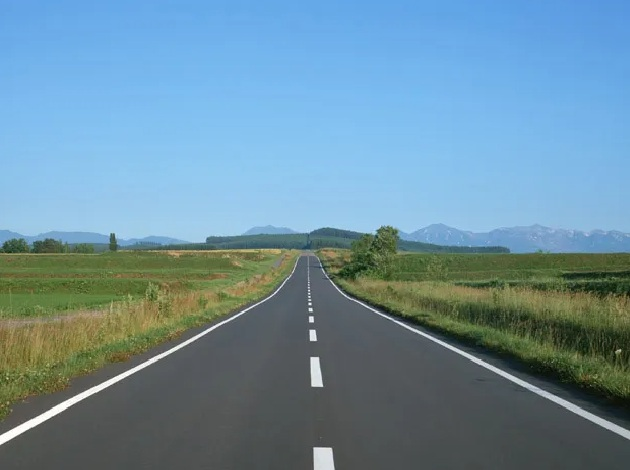
#> input picture road.jpg, 630 x 470 px
$ python historogram.py
#> lines starting #> are read from the running program, lines starting #| are printed output that depends on the picture
# 빼놓을 수 없는 히스토그램
# 가로축은 0~255 밝기 값, 세로축은 픽셀 수
import cv2
import matplotlib.pyplot as plt

color = cv2.imread('road.jpg')
#> color is the input picture: shape (470, 630, 3); mean B, G, R 158.7, 142, 108.2
gray = cv2.cvtColor(color, cv2.COLOR_BGR2GRAY)
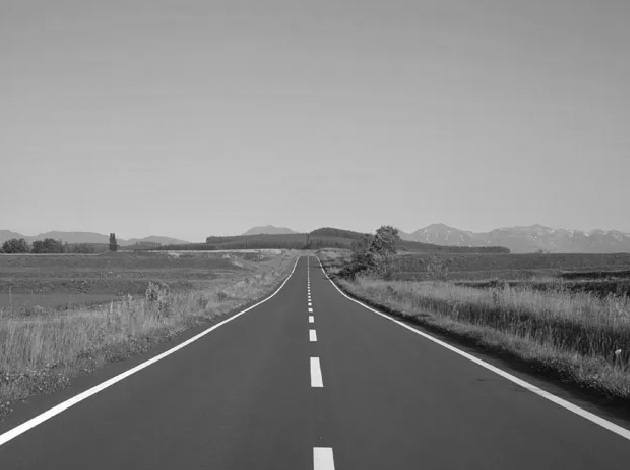
#> gray: shape (470, 630); min 7, max 255, mean 133.8

hist = cv2.calcHist([gray], [0], None, [256], [0, 256])
#> hist = 256 values, max 5270 at index 81, min 0 at index 0, mean 1156.6
print('hist.shape :', hist.shape)
#| hist.shape : (256, 1)
eq = cv2.equalizeHist(gray)
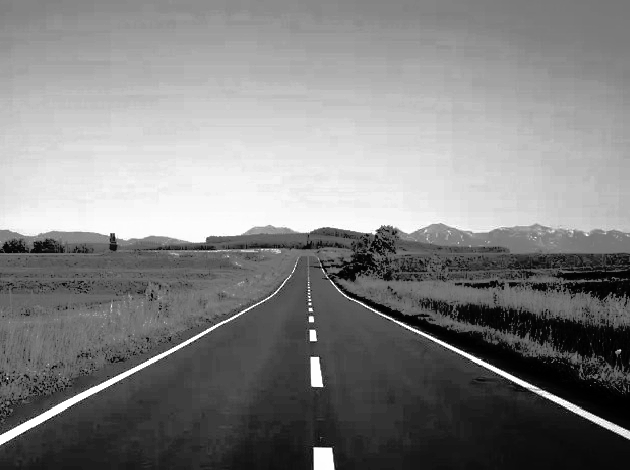
#> eq: shape (470, 630); min 0, max 255, mean 128.8

cv2.imshow('gray', gray)
cv2.imshow('eq', eq)

print(gray.min(), gray.max(), round(gray.mean()), 1)
#| 7 255 134 1
print(eq.min(), eq.max(), round(eq.mean()), 1)
#| 0 255 129 1

cv2.waitKey(0)
cv2.destroyAllWindows()

plt.plot(hist, color='red')

plt.plot(hist, color='gray')
plt.xlim([0,256])
plt.show()
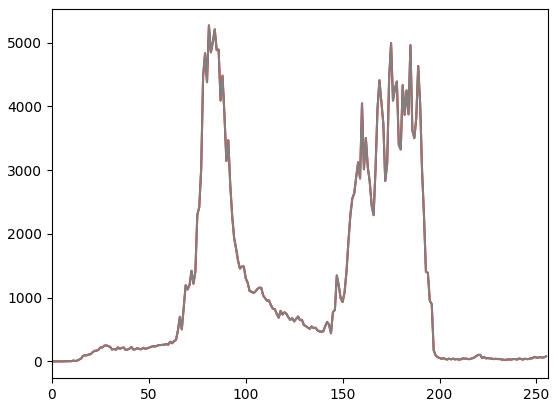
#> figure drawn by matplotlib, 1 panel; curve peaks at x = 81, y = 5270; curve peaks at x = 81, y = 5270
